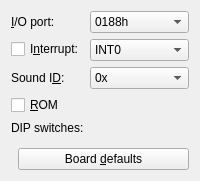
     <widget class="QWidget" name="snd86Tab">
      <attribute name="title">
       <string>86</string>
      </attribute>
      <layout class="QVBoxLayout" name="snd86TabLayout">
       <item>
        <layout class="QFormLayout" name="snd86TabForm">
         <item row="0" column="0">
          <widget class="QLabel" name="SND86IOLabel">
           <property name="text">
            <string>&amp;I/O port:</string>
           </property>
           <property name="buddy">
            <cstring>SND86IO</cstring>
           </property>
          </widget>
         </item>
         <item row="0" column="1">
          <widget class="QComboBox" name="SND86IO">
           <item>
            <property name="text">
             <string>0188h</string>
            </property>
           </item>
           <item>
            <property name="text">
             <string>0288h</string>
            </property>
           </item>
          </widget>
         </item>
         <item row="1" column="0">
          <widget class="QCheckBox" name="SND86INT">
           <property name="text">
            <string>I&amp;nterrupt:</string>
           </property>
          </widget>
         </item>
         <item row="1" column="1">
          <widget class="QComboBox" name="SND86INTA">
           <item>
            <property name="text">
             <string>INT0</string>
            </property>
           </item>
           <item>
            <property name="text">
             <string>INT41</string>
            </property>
           </item>
           <item>
            <property name="text">
             <string>INT5</string>
            </property>
           </item>
           <item>
            <property name="text">
             <string>INT6</string>
            </property>
           </item>
          </widget>
         </item>
         <item row="2" column="0">
          <widget class="QLabel" name="SND86IDLabel">
           <property name="text">
            <string>Sound I&amp;D:</string>
           </property>
           <property name="buddy">
            <cstring>SND86ID</cstring>
           </property>
          </widget>
         </item>
         <item row="2" column="1">
          <widget class="QComboBox" name="SND86ID">
           <item>
            <property name="text">
             <string>0x</string>
            </property>
           </item>
           <item>
            <property name="text">
             <string>1x</string>
            </property>
           </item>
           <item>
            <property name="text">
             <string>2x</string>
            </property>
           </item>
           <item>
            <property name="text">
             <string>3x</string>
            </property>
           </item>
           <item>
            <property name="text">
             <string>4x</string>
            </property>
           </item>
           <item>
            <property name="text">
             <string>5x</string>
            </property>
           </item>
           <item>
            <property name="text">
             <string>6x</string>
            </property>
           </item>
           <item>
            <property name="text">
             <string>7x</string>
            </property>
           </item>
          </widget>
         </item>
         <item row="3" column="0" colspan="2">
          <widget class="QCheckBox" name="SND86ROM">
           <property name="text">
            <string>&amp;ROM</string>
           </property>
          </widget>
         </item>
        </layout>
       </item>
       <item>
        <layout class="QHBoxLayout" name="snd86TabDipRow">
         <item>
          <widget class="QLabel" name="snd86DipswLabel">
           <property name="text">
            <string>DIP switches:</string>
           </property>
          </widget>
         </item>
         <item>
          <widget class="DipSwView" name="snd86Dipsw"/>
         </item>
         <item>
          <spacer name="snd86DipswSpacer">
           <property name="orientation">
            <enum>Qt::Horizontal</enum>
           </property>
          </spacer>
         </item>
        </layout>
       </item>
       <item>
        <spacer name="snd86TabSpacer">
         <property name="orientation">
          <enum>Qt::Vertical</enum>
         </property>
        </spacer>
       </item>
       <item>
        <layout class="QHBoxLayout" name="snd86TabButtons">
         <item>
          <spacer name="snd86TabButtonSpacer">
           <property name="orientation">
            <enum>Qt::Horizontal</enum>
           </property>
          </spacer>
         </item>
         <item>
          <widget class="QPushButton" name="snd86TabDefaults">
           <property name="text">
            <string>Board &amp;defaults</string>
           </property>
          </widget>
         </item>
        </layout>
       </item>
      </layout>
     </widget>
